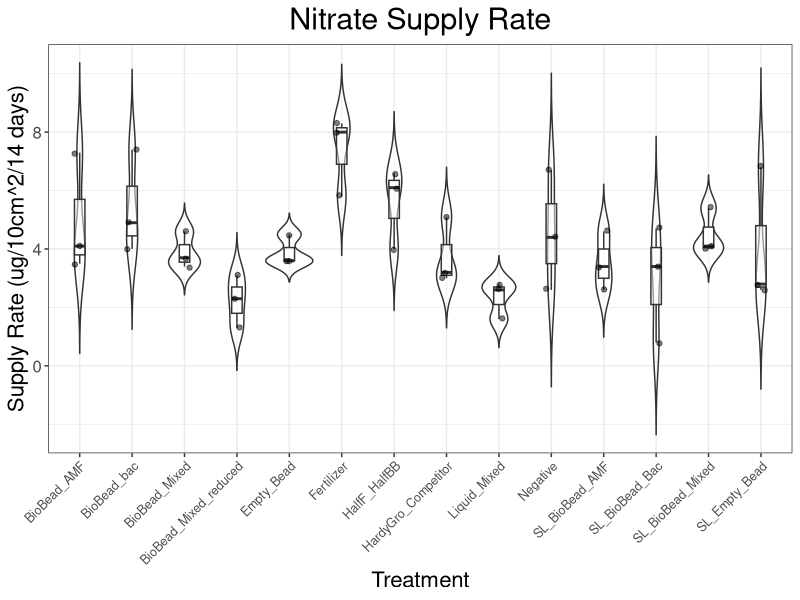
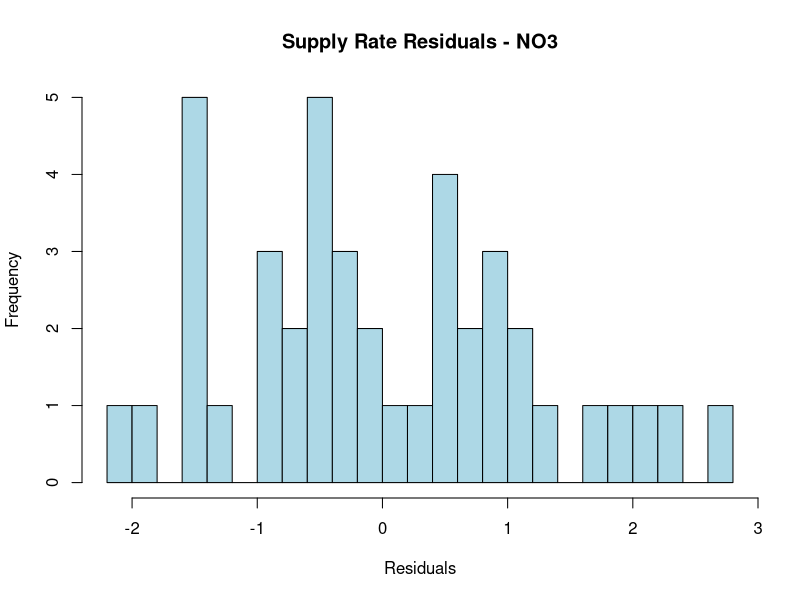
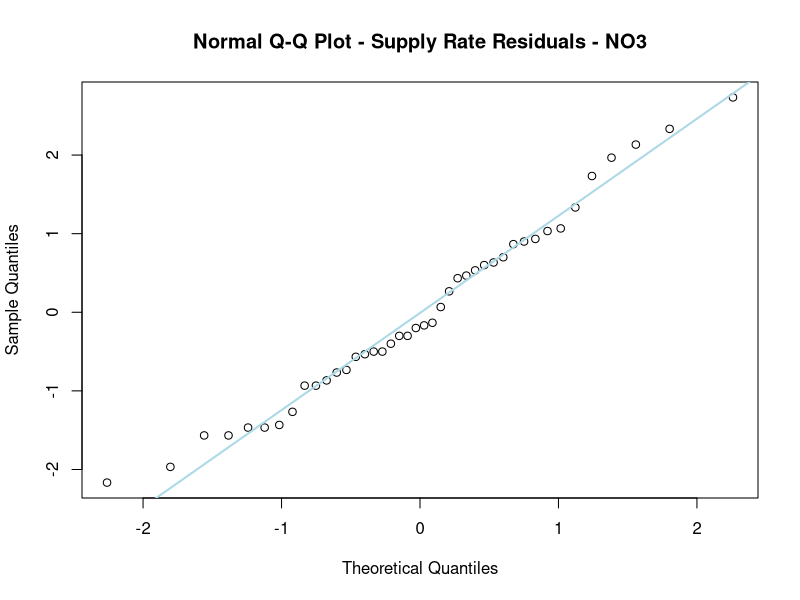
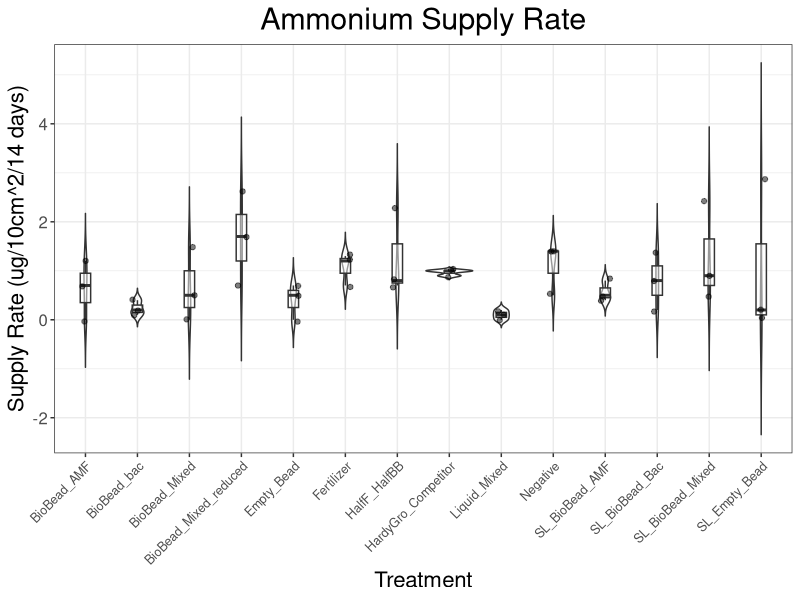
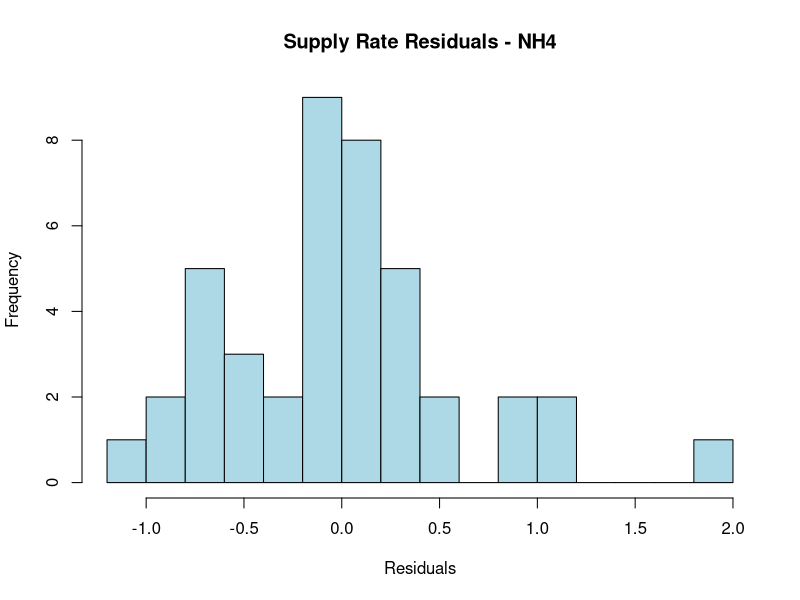
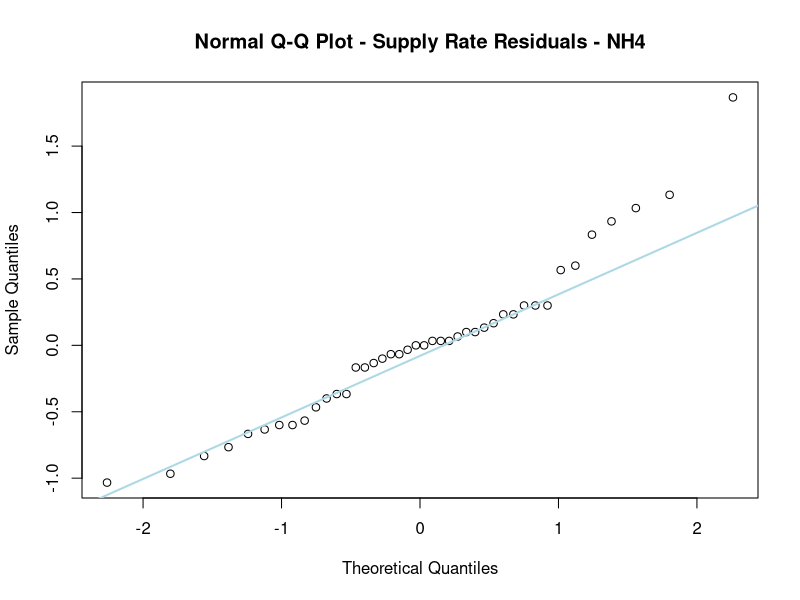
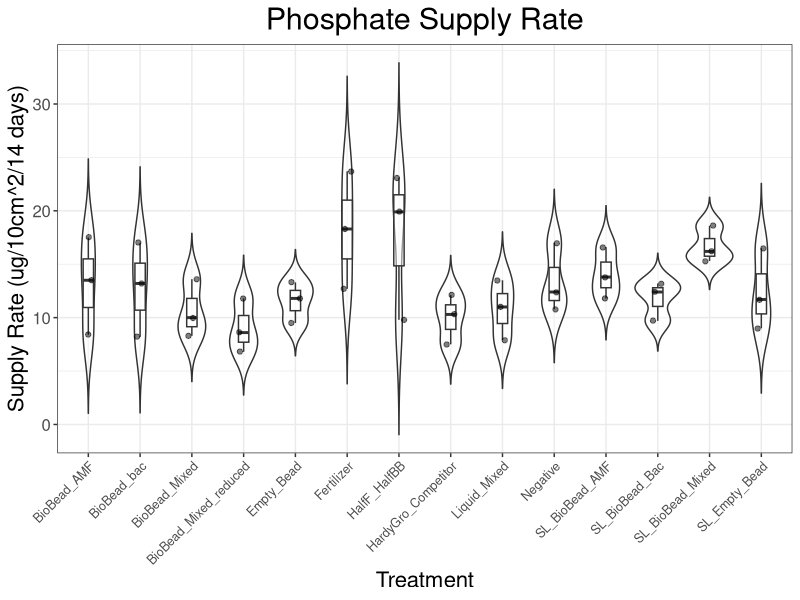
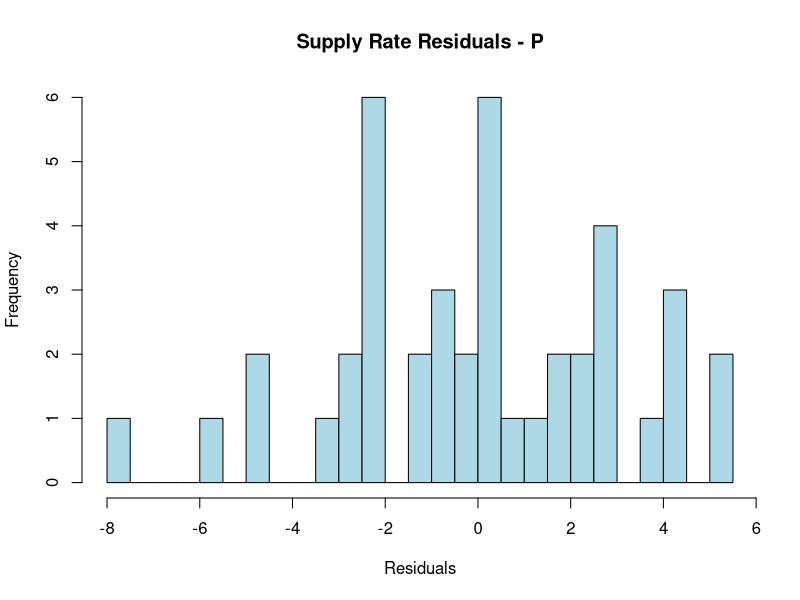

The R source for these figures, in order:
## ---- chunk 1
##Load packages
library(ggplot2)
library(dplyr)
library(tidyverse)

##Read in data
Ions_2025 <- read.csv("PRS_2025.csv", header = TRUE)

##Convert to long format
Ions_long <- Ions_2025 %>%
  pivot_longer(
    cols = c(`NO3.N`, `NH4.N`, P),
    names_to = "Ion",
    values_to = "Supply_rate"
  )

#Summary stats
Summary <- Ions_long %>% 
  group_by(Ion, Treatment_Category) %>%
  summarize(
    ion_mean = mean(Supply_rate, na.rm = TRUE),
    ion_sd = sd(Supply_rate, na.rm = TRUE),
    ion_se = sd(Supply_rate, na.rm = TRUE) / sqrt(sum(!is.na(Supply_rate))),
    n = n(),
    .groups = 'drop'
  )

#Subset data
NO3_subset <- Ions_long %>% filter(Ion == "NO3.N") #want to filter the long-format data for ions
NH4_subset <- Ions_long %>% filter(Ion == "NH4.N")
P_subset <- Ions_long %>% filter(Ion == "P")
## ---- chunk 2
ggplot(NO3_subset, aes(x = Treatment_Category, y = Supply_rate)) +
  geom_violin(alpha = 0.4, trim = FALSE) +
  geom_boxplot(width = 0.2, 
               outlier.shape = NA,
               alpha = 0.5) +
  geom_jitter(width = 0.1, 
              size = 1.5, 
              alpha = 0.5) +
  scale_fill_brewer(palette = "Set3") +
  labs(title = "Nitrate Supply Rate", 
       x = "Treatment", 
       y = "Supply Rate (ug/10cm^2/14 days)") +
  theme_bw() +
  theme(axis.text.x = element_text(angle = 45, vjust = 1, hjust = 1, size = 9),
        plot.title = element_text(hjust = 0.5, size = 22),
        axis.title.x = element_text(size = 16),
        axis.title.y = element_text(size = 16),
        axis.text.y = element_text(size = 12),
        strip.text = element_text(size = 12, face = "bold"),
        legend.position = "none")
## ---- chunk 3
anova_NO3 <- aov(Supply_rate ~ Treatment_Category, data = NO3_subset)
summary(anova_NO3)
## ---- chunk 4
tukey_NO3 <- TukeyHSD(x=anova_NO3, ordered=TRUE, conf.level=0.95)
#print(tukey_NO3)
## ---- chunk 5
shapiro.test(anova_NO3$residuals)
## ---- chunk 6
hist(anova_NO3$residuals, 
     main = "Supply Rate Residuals - NO3", 
     xlab = "Residuals",
     col = "lightblue",
     breaks = 20)
## ---- chunk 7
qqnorm(anova_NO3$residuals, main = "Normal Q-Q Plot - Supply Rate Residuals - NO3")
qqline(anova_NO3$residuals, col = "lightblue", lwd = 2)
## ---- chunk 8
ggplot(NH4_subset, aes(x = Treatment_Category, y = Supply_rate)) +
  geom_violin(alpha = 0.4, trim = FALSE) +
  geom_boxplot(width = 0.2, 
               outlier.shape = NA,
               alpha = 0.5) +
  geom_jitter(width = 0.1, 
              size = 1.5, 
              alpha = 0.5) +
  scale_fill_brewer(palette = "Set3") +
  labs(title = "Ammonium Supply Rate", 
       x = "Treatment", 
       y = "Supply Rate (ug/10cm^2/14 days)") +
  theme_bw() +
  theme(axis.text.x = element_text(angle = 45, vjust = 1, hjust = 1, size = 9),
        plot.title = element_text(hjust = 0.5, size = 22),
        axis.title.x = element_text(size = 16),
        axis.title.y = element_text(size = 16),
        axis.text.y = element_text(size = 12),
        strip.text = element_text(size = 12, face = "bold"),
        legend.position = "none")
## ---- chunk 9
anova_NH4 <- aov(Supply_rate ~ Treatment_Category, data = NH4_subset)
summary(anova_NH4)
## ---- chunk 10
tukey_NH4 <- TukeyHSD(x=anova_NH4, ordered=TRUE, conf.level=0.95)
#print(tukey_NH4)
## ---- chunk 11
shapiro.test(anova_NH4$residuals)
## ---- chunk 12
hist(anova_NH4$residuals, 
     main = "Supply Rate Residuals - NH4", 
     xlab = "Residuals",
     col = "lightblue",
     breaks = 20)
## ---- chunk 13
qqnorm(anova_NH4$residuals, main = "Normal Q-Q Plot - Supply Rate Residuals - NH4")
qqline(anova_NH4$residuals, col = "lightblue", lwd = 2)
## ---- chunk 14
ggplot(P_subset, aes(x = Treatment_Category, y = Supply_rate)) +
  geom_violin(alpha = 0.4, trim = FALSE) +
  geom_boxplot(width = 0.2, 
               outlier.shape = NA,
               alpha = 0.5) +
  geom_jitter(width = 0.1, 
              size = 1.5, 
              alpha = 0.5) +
  scale_fill_brewer(palette = "Set3") +
  labs(title = "Phosphate Supply Rate", 
       x = "Treatment", 
       y = "Supply Rate (ug/10cm^2/14 days)") +
  theme_bw() +
  theme(axis.text.x = element_text(angle = 45, vjust = 1, hjust = 1, size = 9),
        plot.title = element_text(hjust = 0.5, size = 22),
        axis.title.x = element_text(size = 16),
        axis.title.y = element_text(size = 16),
        axis.text.y = element_text(size = 12),
        strip.text = element_text(size = 12, face = "bold"),
        legend.position = "none")
## ---- chunk 15
anova_P <- aov(Supply_rate ~ Treatment_Category, data = P_subset)
summary(anova_P)
## ---- chunk 16
tukey_P <- TukeyHSD(x=anova_P, ordered=TRUE, conf.level=0.95)
#print(tukey_P)
## ---- chunk 17
shapiro.test(anova_P$residuals)
## ---- chunk 18
hist(anova_P$residuals, 
     main = "Supply Rate Residuals - P", 
     xlab = "Residuals",
     col = "lightblue",
     breaks = 20)
## ---- chunk 19
qqnorm(anova_P$residuals, main = "Normal Q-Q Plot - Supply Rate Residuals - P")
qqline(anova_P$residuals, col = "lightblue", lwd = 2)
